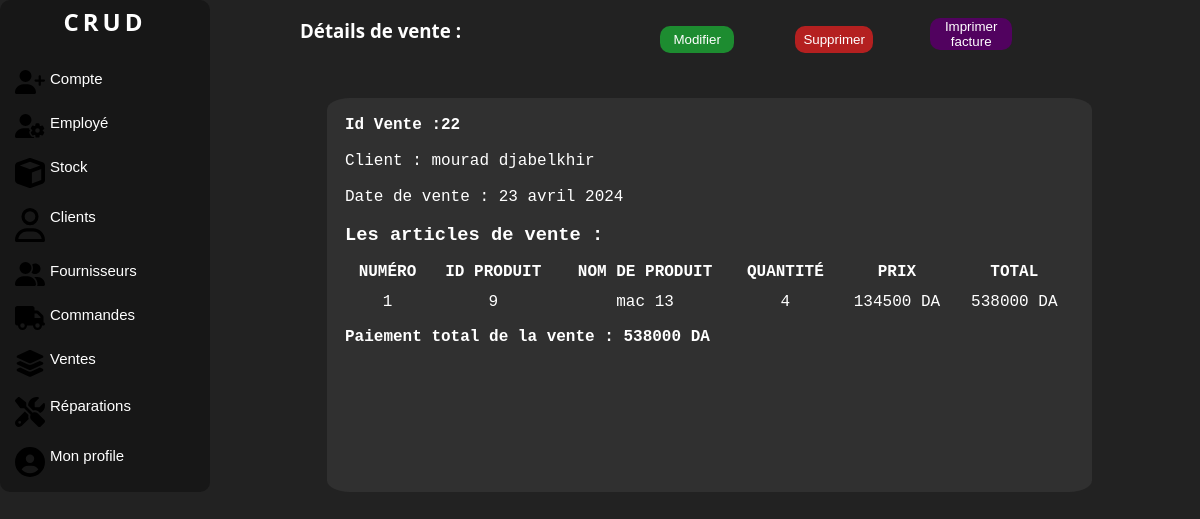
The page /vente/22/ (signed in) on the database as committed earlier.
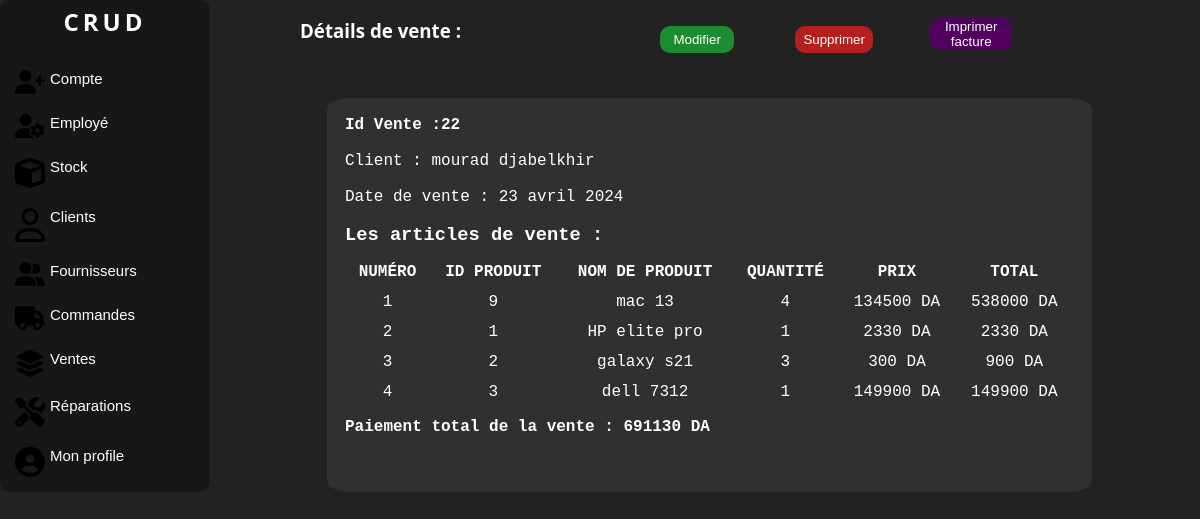
The same page on the database as committed later.
### manager/models.py (models this page shows, shortened)
class Sale(models.Model):
    client = models.ForeignKey(Client, on_delete=models.SET_NULL, null=True, blank=True, db_column='Client')
    sale_date = models.DateField(auto_now_add=True, db_column='Date de vente')
    class Meta:
        db_table = 'Vente'

class Client(models.Model):
    first_name = models.CharField(max_length=100, db_column='Prénom')
    last_name = models.CharField(max_length=100, db_column='Nom')
    phone = PhoneNumberField(unique=True, region='DZ', db_column='Téléphone')
    email = models.EmailField(unique=True, db_column='Email')
    address = models.TextField(db_column='Adresse')
    def __str__(self):
        return f"{self.first_name} {self.last_name}"
    class Meta:
        db_table = 'Client'

class SaleItem(models.Model):
    sale = models.ForeignKey(Sale, on_delete=models.CASCADE, db_column='Vente')
    product = models.ForeignKey(Product, on_delete=models.CASCADE, db_column='Produit')
    quantity = models.PositiveIntegerField(db_column='Quantité', validators=[MinValueValidator(1, message="La quantité doit être supérieure à 0")])
    sale_price = models.PositiveIntegerField(db_column='Prix de vente')  # Dynamic price for sale
    class Meta:
        db_table = 'ArticleVente'

class Product(models.Model):
    STATE_CHOICES = [
        ('En vente', 'En vente'),
        ('En réparation', 'En réparation'),
    ]
    name = models.CharField(max_length=100, db_column='Nom', unique=True)
    category = models.ForeignKey(Category, on_delete=models.SET_DEFAULT, default=1, db_column='Catégorie')
    description = models.TextField(db_column='Description', default='Pas de description')
    state = models.CharField(max_length=20, choices=STATE_CHOICES, default='En vente', db_column='État')
    quantity = models.PositiveIntegerField(default=0, blank=True, null=True, db_column='Quantité')
    initial_buying_price = models.PositiveIntegerField(blank=True, null=True,
                                               db_column='Prix d\'achat initiale')
    initial_selling_price = models.PositiveIntegerField(blank=True, null=True,
                                                db_column='Prix de vente initiale')
    supplier = models.ForeignKey(Supplier, on_delete=models.SET_NULL, null=True, blank=True, db_column='Fournisseur')
    class Meta:
        db_table = 'Produit'
        verbose_name = _('Produit')

### manager/views.py (the view)
# urls.py: path('vente/<int:pk>/', views.SaleDetailView.as_view(), name='sale-detail'),
class SaleDetailView(LoginRequiredMixin, DetailView):
    model = Sale
    template_name = 'detaillvente.html'
    context_object_name = 'sale'
    def get_context_data(self, **kwargs):
        context = super().get_context_data(**kwargs)
        sale_items = SaleItem.objects.filter(sale=self.object)
        context['sale_items_exist'] = sale_items.exists()  # Check if there are any sale items
        item_totals = [item.sale_price * item.quantity for item in sale_items]
        sale_total = sum(item_totals)
        context['sale_items'] = zip(sale_items, item_totals)  # Pass both the items and their totals
        context['sale_total'] = sale_total
        return context

### manager/templatetags/auth_extras.py (called while the page is built)
@register.filter(name='has_group')
def has_group(user, group_name):
    group = Group.objects.get(name=group_name)
    return True if group in user.groups.all() else False

### manager/templates/detaillvente.html (shortened to what this page needs)
{% load static %}
{% load auth_extras %}
<!DOCTYPE html>
<html lang="en">
<head>
    <link rel="stylesheet" href="{% static 'css/style.css' %}">
    <link rel="stylesheet" href="{% static 'css/accueil.css' %}">
</head>
<body>
<div class="corp">
    <div class="nav">
        <div class="logo">
            <a href="{% url 'home' %}" class="link"><h2>CRUD</h2></a>
        </div>
        <br>
        {% if request.user|has_group:"Admin" %}
        <button class="value">
            <a class="link" href="{% url 'account-list' %}"> Compte </a>
        </button>
        <button class="value">
            <a class="link" href="{% url 'employee-list' %}">Employé </a>
        </button>
        {% endif %}
        <button class="value">
            <a class="link" href="{% url 'products-list' %}"> Stock </a>
        </button>
        <button class="value">
            <a class="link" href="{% url 'client-list' %}"> Clients </a>
        </button>
        <button class="value">
            <a class="link" href="{% url 'supplier-list' %}"> Fournisseurs </a>
        </button>
        <button class="value">
            <a class="link" href="{% url 'purchase-order-list' %}">Commandes </a>
        </button>
        <button class="value">
            <a class="link" href="{% url 'sale-list' %}">Ventes </a>
        </button>
        <button class="value">
            <a class="link" href="{% url 'repair-list' %}"> Réparations </a>
        </button>
        <button class="value">
            <a class="link" href="{% url 'dashboard' %}"> Mon profile </a>
        </button>
    </div>
    <div class="liste">
        <div class="c111">
            <div class="colone1"><h3>Détails de vente :</h3></div>
            <div>
                <button class="button" id="modifierv" onclick="location.href='{% url 'update-sale' sale.id %}';">
                    Modifier
                </button>
            </div>
            <div>
                <button class="button" id="supprimerv" onclick="location.href='{% url 'cancel-sale' sale.id %}';">
                    Supprimer
                </button>
            </div>
            <div>
                <button id="imprimer" onclick="printPDF();"
                >Imprimer facture</button>
            </div>
        </div>
        <div class="c22" id="partieImprimer">
            <p><strong> Id Vente :{{sale.id}}</strong></p><br>
            <p>Client : {{sale.client}}</p><br>
            <p>Date de vente : {{sale.sale_date}}</p><br>
            {% if sale_items_exist %}
            <h3>Les articles de vente :</h3>
            <table>
                <thead>
                <tr>
                    <th>Numéro</th>
                    <th>Id Produit</th>
                    <th>Nom de produit</th>
                    <th>Quantité</th>
                    <th>Prix</th>
                    <th>Total</th>
                </tr>
                </thead>
                <tbody>
                {% for item,total in sale_items %}
                <tr>
                    <td>{{ forloop.counter }}</td>
                    <td>{{ item.product.id }}</td>
                    <td>{{ item.product.name }}</td>
                    <td>{{ item.quantity }}</td>
                    <td>{{ item.sale_price }} DA</td>
                    <td id="total">{{ total }} DA</td>
                </tr>
                {% endfor %}
                </tbody>
            </table>
            {% else %}
            <h3>Aucun article trouvé .</h3>
            {% endif %}
            <p><strong> Paiement total de la vente : {{ sale_total }} DA </strong></p>
        </div>
    </div>
</div>
</body>
</html>

### manager/static/css/style.css (style rules this page uses)
* { padding: 0; margin: 0; }
body { background:#222 ; color: #fff; font-family:system-ui ; }
.corp { display: grid; grid-template-columns: 25% 75%; }
.button { width: 62%; height: 27px; border-radius:10px ; border: none; cursor: pointer; background: #007acc; color: white; transition: 0.7s; }
.nav { display: flex; flex-direction: column; width: 200px; background: #111111a7 ; justify-content: center; border-radius: 10px; transition: 1s; padding: 5px; overflow: hidden; }
.liste { text-align: center; display: grid; grid-template-rows: 20% 80%; }
.c111 { margin-top: 2%; text-align: left; display: grid; grid-template-columns: 40% 15% 15% 15% 15%; }
.c22 { padding: 2%; padding-bottom: 3%; text-align: left; margin-left: 3%; margin-right: 12%; background-color: #66656536; border-radius: 3%; font-family:'Courier New', Courier, monospace ; }
#imprimer { width: 61%; height: 32px; border-radius:10px ; border: none; cursor: pointer; background: #51025f; color: white; transition: 0.7s; }
table { width: 100%; text-align: center; margin: 10px 0; }
table th { text-transform: uppercase; }
th,td { padding: 5px; }
#supprimerv { width: 58%; background-color: rgba(193, 32, 32, 0.916); margin-top: 6%; }
#modifierv { width: 55%; background: #1bb635b7; margin-top: 6%; }

### manager/static/css/accueil.css (style rules this page uses)
* { padding: 0; margin: 0; }
body { background:#222 ; color: #fff; font-family:system-ui ; }
.link { text-decoration: none; color: white; }
.logo { text-align: center; letter-spacing: 4px; }
.value { font-size: 15px; background-color: transparent; border: none; padding: 10px; color: white; display: flex; position: relative; gap: 5px; cursor: pointer; border-radius: 10px; transition: 1s; box-sizing: border-box; }
.value::before { content: ""; position: absolute; top: 5px; left: -15px; width: 5px; height: 100%; background-color:#007acc ; border-radius: 5px; opacity: 0; transition: 1s; }
.value svg { width: 30px; }

Rows that differ between the two databases and show on the page:
added SaleItem: product.id "1", product.name "HP elite pro", quantity "1", sale_price "2330", Prix de vente "2330"
added SaleItem: product.id "2", product.name "galaxy s21", quantity "3", sale_price "300", total "900"
added SaleItem: product.id "3", product.name "dell 7312", quantity "1", sale_price "149900", Prix de vente "149900"
Other text that changed with them:
{{ sale_total }}: "538000" → "691130"
